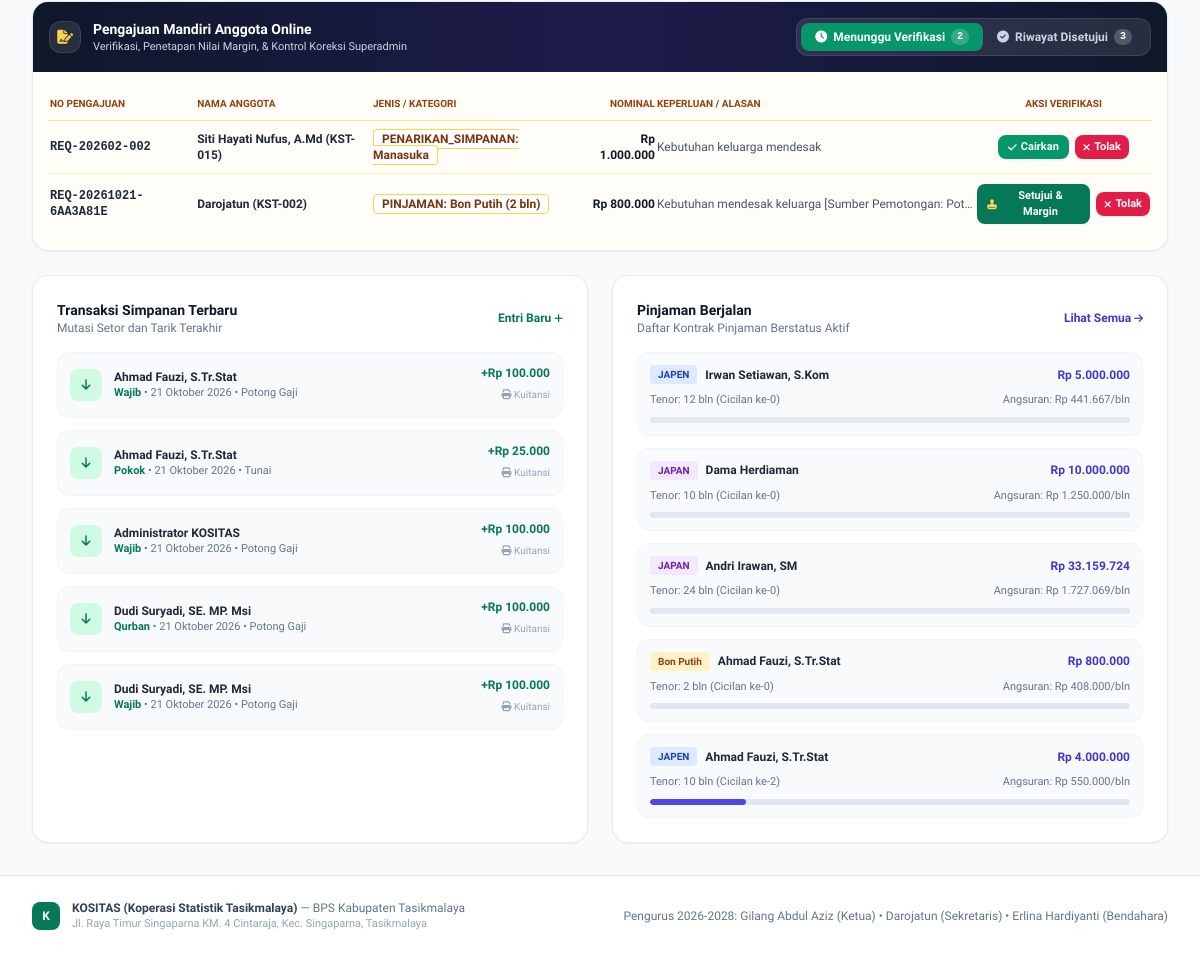
The app's page /admin/dashboard (signed in, lower part), older data.
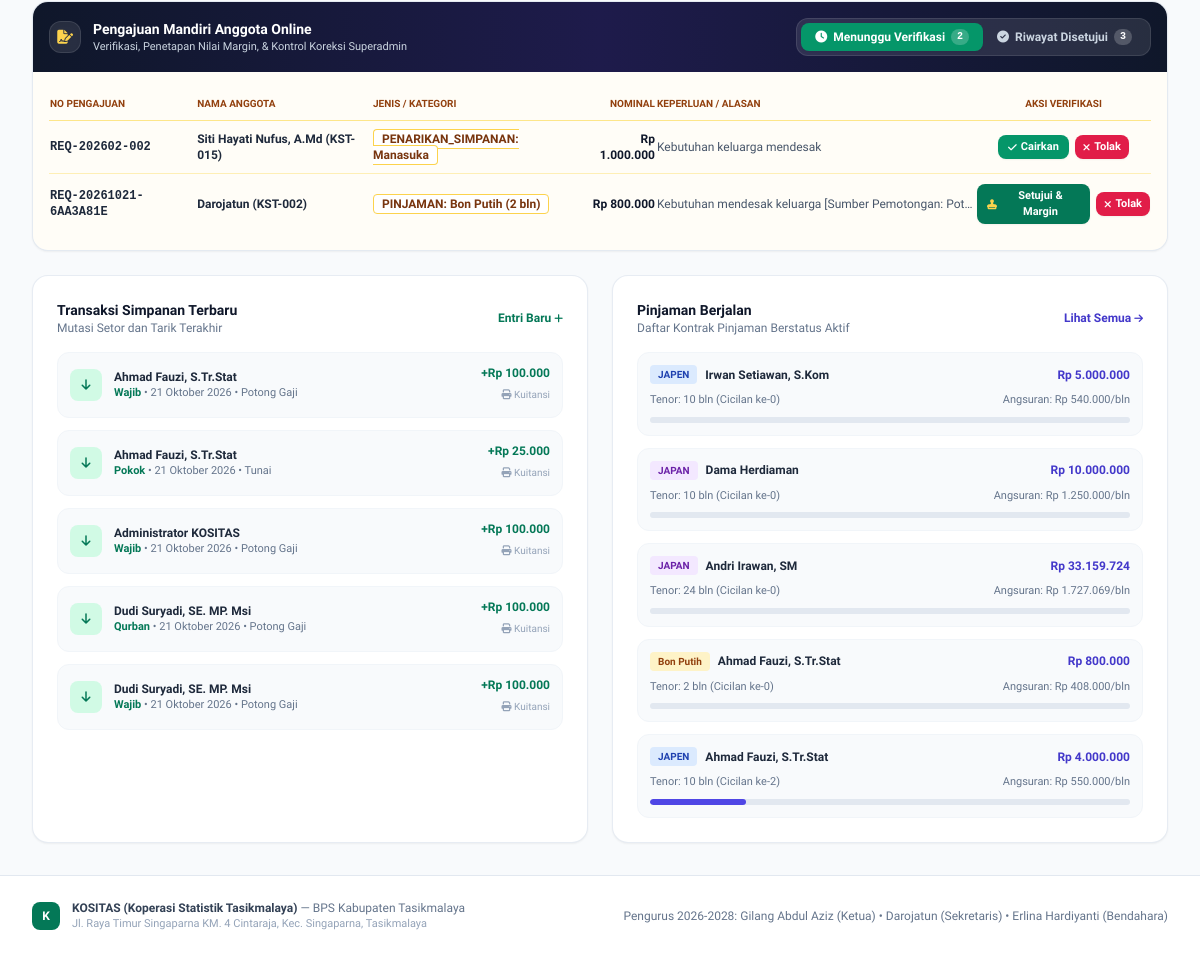
The same page, newer data.
### tables this page shows
CREATE TABLE pengajuan_online (
        id INTEGER PRIMARY KEY AUTOINCREMENT,
        no_pengajuan TEXT UNIQUE NOT NULL,
        anggota_id INTEGER NOT NULL,
        jenis TEXT NOT NULL, -- 'PINJAMAN', 'PENARIKAN_SIMPANAN', 'SETORAN_SIMPANAN'
        kategori TEXT NOT NULL, -- 'JAPAN', 'JAPEN', 'Bon Putih', 'Barang', 'Lebaran', 'Qurban', 'Manasuka'
        nominal REAL NOT NULL,
        tenor_bulan INTEGER DEFAULT 1,
        tanggal_pengajuan DATE DEFAULT (CURRENT_DATE),
        alasan TEXT,
        status TEXT DEFAULT 'Menunggu', -- 'Menunggu', 'Disetujui', 'Ditolak'
        catatan_admin TEXT,
        tanggal_diproses DATE,
        created_at TIMESTAMP DEFAULT CURRENT_TIMESTAMP, pinjaman_id INTEGER,
        FOREIGN KEY (anggota_id) REFERENCES anggota (id) ON DELETE CASCADE
    );

CREATE TABLE anggota (
        id INTEGER PRIMARY KEY AUTOINCREMENT,
        no_anggota TEXT UNIQUE NOT NULL,
        nama TEXT NOT NULL,
        nip TEXT,
        jabatan TEXT DEFAULT 'Anggota',
        jenis_kelamin TEXT DEFAULT 'Pria',
        no_hp TEXT,
        email TEXT,
        alamat TEXT,
        tanggal_masuk DATE DEFAULT (CURRENT_DATE),
        tanggal_keluar DATE,
        status TEXT DEFAULT 'Aktif',
        password TEXT DEFAULT '123456',
        role TEXT DEFAULT 'anggota',
        created_at TIMESTAMP DEFAULT CURRENT_TIMESTAMP
    );

CREATE TABLE transaksi_simpanan (
        id INTEGER PRIMARY KEY AUTOINCREMENT,
        no_transaksi TEXT UNIQUE NOT NULL,
        anggota_id INTEGER NOT NULL,
        tanggal DATE NOT NULL,
        jenis_simpanan TEXT NOT NULL, -- 'Pokok', 'Wajib', 'Lebaran', 'Qurban', 'Manasuka'
        tipe TEXT NOT NULL, -- 'SETOR', 'TARIK'
        nominal REAL NOT NULL,
        keterangan TEXT,
        metode_bayar TEXT DEFAULT 'Potong Gaji', -- 'Potong Gaji', 'Tunai', 'Transfer'
        bulan_buku TEXT, -- 'YYYY-MM'
        created_by TEXT DEFAULT 'Admin',
        created_at TIMESTAMP DEFAULT CURRENT_TIMESTAMP,
        FOREIGN KEY (anggota_id) REFERENCES anggota (id) ON DELETE CASCADE
    );

CREATE TABLE pinjaman (
        id INTEGER PRIMARY KEY AUTOINCREMENT,
        no_pinjaman TEXT UNIQUE NOT NULL,
        anggota_id INTEGER NOT NULL,
        jenis_pinjaman TEXT NOT NULL, -- 'JAPAN', 'JAPEN', 'Bon Putih', 'Barang'
        tanggal_pengajuan DATE NOT NULL,
        tanggal_cair DATE,
        plafon_pokok REAL NOT NULL,
        margin_persen REAL DEFAULT 0.0,
        margin_nominal REAL DEFAULT 0.0,
        total_pinjaman REAL NOT NULL,
        tenor_bulan INTEGER NOT NULL,
        angsuran_pokok_bulanan REAL NOT NULL,
        angsuran_margin_bulanan REAL NOT NULL,
        total_angsuran_bulanan REAL NOT NULL,
        biaya_provisi REAL DEFAULT 0.0, -- 1%
        biaya_drk REAL DEFAULT 0.0, -- 0.5% khusus JAPAN
        saldo_pokok REAL NOT NULL,
        saldo_margin REAL NOT NULL,
        angsuran_ke INTEGER DEFAULT 0,
        status TEXT DEFAULT 'Aktif', -- 'Menunggu', 'Aktif', 'Lunas', 'Ditolak'
        keperluan TEXT,
        keterangan TEXT,
        created_at TIMESTAMP DEFAULT CURRENT_TIMESTAMP, is_topup INTEGER DEFAULT 0, ref_pinjaman_lama_id INTEGER, pelunasan_tipe TEXT DEFAULT 'Normal', tanggal_lunas DATE, sisa_pokok_dilunasi REAL DEFAULT 0.0, diskon_margin REAL DEFAULT 0.0, pengajuan_id INTEGER,
        FOREIGN KEY (anggota_id) REFERENCES anggota (id) ON DELETE CASCADE
    );

### app.py (the view)
@app.route('/admin/dashboard')
@admin_required
def admin_dashboard():
    stats = models.get_dashboard_stats()
    recent_savings = models.get_all_transaksi_simpanan(limit=5)
    active_loans = models.get_all_pinjaman(status_filter='Aktif')[:5]
    conn = database.get_db()
    cursor = conn.cursor()
    cursor.execute('''
    SELECT p.*, a.nama as nama_anggota, a.no_anggota, a.jabatan
    FROM pengajuan_online p
    JOIN anggota a ON p.anggota_id = a.id
    WHERE p.status = 'Menunggu'
    ORDER BY p.tanggal_pengajuan ASC
    ''')
    pengajuan_pending = [dict(r) for r in cursor.fetchall()]
    cursor.execute('''
    SELECT p.*, a.nama as nama_anggota, a.no_anggota, a.jabatan,
           pj.id as pinjaman_id_real, pj.no_pinjaman, pj.saldo_pokok as pj_saldo_pokok,
           pj.angsuran_ke as pj_angsuran_ke, pj.margin_persen as pj_margin_persen,
           pj.margin_nominal as pj_margin_nominal, pj.total_angsuran_bulanan as pj_total_angsuran
    FROM pengajuan_online p
    JOIN anggota a ON p.anggota_id = a.id
    LEFT JOIN pinjaman pj ON (p.pinjaman_id = pj.id OR pj.pengajuan_id = p.id OR pj.keterangan LIKE '%' || p.no_pengajuan || '%')
    WHERE p.status = 'Disetujui'
    ORDER BY p.tanggal_diproses DESC, p.id DESC
    LIMIT 15
    ''')
    pengajuan_disetujui = [dict(r) for r in cursor.fetchall()]
    conn.close()
    shu = models.hitung_shu_koperasi()
    return render_template(
        'admin/dashboard.html',
        stats=stats,
        recent_savings=recent_savings,
        active_loans=active_loans,
        pengajuan_pending=pengajuan_pending,
        pengajuan_disetujui=pengajuan_disetujui,
        shu=shu
    )

### templates/admin/dashboard.html (shortened to what this page needs)
{% extends 'base.html' %}
{% block content %}
<div class="space-y-6">
  {% if pengajuan_pending or pengajuan_disetujui %}
  <div class="bg-white border border-slate-200/90 rounded-2xl shadow-sm overflow-hidden mb-6">
    <div class="bg-gradient-to-r from-slate-900 via-indigo-950 to-slate-900 p-4 text-white flex flex-col sm:flex-row sm:items-center justify-between gap-3">
      <div class="flex items-center space-x-3">
        <span class="w-8 h-8 rounded-xl bg-white/10 text-amber-300 flex items-center justify-center text-sm border border-white/10 shadow-inner">
          <i class="fa-solid fa-file-signature"></i>
        </span>
        <div>
          <h3 class="text-sm font-bold">Pengajuan Mandiri Anggota Online</h3>
          <p class="text-[11px] text-slate-300">Verifikasi, Penetapan Nilai Margin, & Kontrol Koreksi Superadmin</p>
        </div>
      </div>
      <div class="flex items-center bg-white/10 p-1 rounded-xl text-xs font-bold border border-white/10 self-start sm:self-auto">
        <button type="button" id="tabBtnPending" onclick="switchPengajuanTab('pending')"
                class="px-3.5 py-1.5 rounded-lg transition flex items-center gap-1.5 bg-emerald-600 text-white shadow-sm">
          <i class="fa-solid fa-clock"></i>
          <span>Menunggu Verifikasi</span>
          <span class="px-1.5 py-0.2 rounded-full text-[10px] bg-white/20 text-white font-mono">{{ pengajuan_pending|length }}</span>
        </button>
        <button type="button" id="tabBtnDisetujui" onclick="switchPengajuanTab('disetujui')"
                class="px-3.5 py-1.5 rounded-lg transition flex items-center gap-1.5 text-slate-300 hover:text-white">
          <i class="fa-solid fa-circle-check"></i>
          <span>Riwayat Disetujui</span>
          <span class="px-1.5 py-0.2 rounded-full text-[10px] bg-white/20 text-white font-mono">{{ pengajuan_disetujui|length }}</span>
        </button>
      </div>
    </div>
    <div id="tabContentPending" class="p-4 bg-amber-50/40">
      {% if pengajuan_pending %}
      <div class="overflow-x-auto">
        <table class="w-full text-xs text-left">
          <thead class="text-amber-800 uppercase text-[10px] border-b border-amber-200 font-bold">
            <tr>
              <th class="py-2">No Pengajuan</th>
              <th class="py-2">Nama Anggota</th>
              <th class="py-2">Jenis / Kategori</th>
              <th class="py-2 text-right">Nominal</th>
              <th class="py-2">Keperluan / Alasan</th>
              <th class="py-2 text-center">Aksi Verifikasi</th>
            </tr>
          </thead>
          <tbody class="divide-y divide-amber-200/60">
            {% for req in pengajuan_pending %}
            <tr class="hover:bg-amber-100/40">
              <td class="py-2.5 font-mono font-bold text-slate-800">{{ req.no_pengajuan }}</td>
              <td class="py-2.5 font-bold text-slate-800">{{ req.nama_anggota }} ({{ req.no_anggota }})</td>
              <td class="py-2.5">
                <span class="px-2 py-0.5 rounded font-semibold bg-white border border-amber-300 text-amber-900">
                  {{ req.jenis }}: {{ req.kategori }} {% if req.tenor_bulan > 1 %}({{ req.tenor_bulan }} bln){% endif %}
                </span>
              </td>
              <td class="py-2.5 text-right font-bold text-slate-900">{{ req.nominal|rupiah }}</td>
              <td class="py-2.5 text-slate-600 max-w-xs truncate">{{ req.alasan }}</td>
              <td class="py-2.5 text-center">
                <div class="inline-flex items-center gap-1.5">
                  {% if req.jenis == 'PINJAMAN' %}
                  <button type="button"
                          onclick="openModalApprovalPinjaman(this)"
                          data-id="{{ req.id }}"
                          data-nopengajuan="{{ req.no_pengajuan }}"
                          data-nama="{{ req.nama_anggota }}"
                          data-noanggota="{{ req.no_anggota }}"
                          data-kategori="{{ req.kategori }}"
                          data-nominal="{{ req.nominal }}"
                          data-tenor="{{ req.tenor_bulan }}"
                          data-alasan="{{ req.alasan|e }}"
                          data-tanggal="{{ req.tanggal_pengajuan }}"
                          class="px-2.5 py-1 bg-emerald-700 hover:bg-emerald-800 text-white rounded-lg font-bold shadow-sm transition flex items-center gap-1 text-[11px]"
                          title="Verifikasi & Tentukan Margin Pinjaman oleh Ketua Koperasi">
                    <i class="fa-solid fa-stamp text-[10px] text-amber-300"></i> Setujui & Margin
                  </button>
                  {% else %}
                  <button type="button"
                          onclick="openModalApprovalSimpanan(this)"
                          data-id="{{ req.id }}"
                          data-nopengajuan="{{ req.no_pengajuan }}"
                          data-nama="{{ req.nama_anggota }}"
                          data-kategori="{{ req.kategori }}"
                          data-nominal="{{ req.nominal }}"
                          data-alasan="{{ req.alasan|e }}"
                          class="px-2.5 py-1 bg-emerald-600 hover:bg-emerald-700 text-white rounded-lg font-bold shadow-sm transition flex items-center gap-1 text-[11px]"
                          title="Sahkan & Cairkan Tabungan">
                    <i class="fa-solid fa-check text-[10px]"></i> Cairkan
                  </button>
                  {% endif %}
                  <button type="button"
                          onclick="openModalTolakPengajuan(this)"
                          data-id="{{ req.id }}"
                          data-nopengajuan="{{ req.no_pengajuan }}"
                          data-nama="{{ req.nama_anggota }}"
                          data-jenis="{{ req.jenis }}: {{ req.kategori }}"
                          data-nominal="{{ req.nominal|rupiah }}"
                          class="px-2 py-1 bg-rose-600 hover:bg-rose-700 text-white rounded-lg font-bold shadow-sm transition flex items-center gap-1 text-[11px]"
                          title="Tolak Pengajuan">
                    <i class="fa-solid fa-xmark text-[10px]"></i> Tolak
                  </button>
                </div>
              </td>
            </tr>
            {% endfor %}
          </tbody>
        </table>
      </div>
      {% else %}
      <div class="py-6 text-center text-slate-400 text-xs">
        <i class="fa-solid fa-check-circle text-emerald-500 text-lg mb-1 block"></i>
        Tidak ada pengajuan anggota yang menunggu verifikasi saat ini.
      </div>
      {% endif %}
    </div>
  </div>
  {% endif %}
  <div class="grid grid-cols-1 lg:grid-cols-12 gap-6">
    <div class="lg:col-span-6 bg-white rounded-2xl p-6 border border-slate-200/80 shadow-sm">
      <div class="flex items-center justify-between mb-4">
        <div>
          <h3 class="text-sm font-bold text-slate-900">Transaksi Simpanan Terbaru</h3>
          <p class="text-xs text-slate-500">Mutasi Setor dan Tarik Terakhir</p>
        </div>
        <a href="{{ url_for('admin_simpanan') }}" class="text-xs font-semibold text-emerald-700 hover:text-emerald-800">
          Entri Baru <i class="fa-solid fa-plus text-[10px]"></i>
        </a>
      </div>
      <div class="space-y-3">
        {% for trx in recent_savings %}
        <div class="flex items-center justify-between p-3 rounded-xl bg-slate-50 hover:bg-slate-100 transition border border-slate-100">
          <div class="flex items-center space-x-3">
            <div class="w-8 h-8 rounded-lg {% if trx.tipe == 'SETOR' %}bg-emerald-100 text-emerald-700{% else %}bg-red-100 text-red-700{% endif %} flex items-center justify-center font-bold text-xs shrink-0">
              <i class="fa-solid {% if trx.tipe == 'SETOR' %}fa-arrow-down{% else %}fa-arrow-up{% endif %}"></i>
            </div>
            <div>
              <div class="text-xs font-bold text-slate-800">{{ trx.nama_anggota }}</div>
              <div class="text-[11px] text-slate-500">
                <span class="font-semibold text-emerald-700">{{ trx.jenis_simpanan }}</span> • {{ trx.tanggal|format_date }} • {{ trx.metode_bayar }}
              </div>
            </div>
          </div>
          <div class="text-right">
            <div class="text-xs font-extrabold {% if trx.tipe == 'SETOR' %}text-emerald-700{% else %}text-red-600{% endif %}">
              {% if trx.tipe == 'SETOR' %}+{% else %}-{% endif %}{{ trx.nominal|rupiah }}
            </div>
            <a href="{{ url_for('cetak_kuitansi_simpanan', id=trx.id) }}" target="_blank" class="text-[10px] text-slate-400 hover:text-slate-600">
              <i class="fa-solid fa-print"></i> Kuitansi
            </a>
          </div>
        </div>
        {% endfor %}
      </div>
    </div>
    <div class="lg:col-span-6 bg-white rounded-2xl p-6 border border-slate-200/80 shadow-sm">
      <div class="flex items-center justify-between mb-4">
        <div>
          <h3 class="text-sm font-bold text-slate-900">Pinjaman Berjalan</h3>
          <p class="text-xs text-slate-500">Daftar Kontrak Pinjaman Berstatus Aktif</p>
        </div>
        <a href="{{ url_for('admin_pinjaman_list') }}" class="text-xs font-semibold text-indigo-700 hover:text-indigo-800">
          Lihat Semua <i class="fa-solid fa-arrow-right text-[10px]"></i>
        </a>
      </div>
      <div class="space-y-3">
        {% for pj in active_loans %}
        <div class="p-3 rounded-xl bg-slate-50 hover:bg-slate-100 transition border border-slate-100 space-y-2">
          <div class="flex items-center justify-between">
            <div class="flex items-center space-x-2">
              <span class="px-2 py-0.5 rounded text-[10px] font-bold
                {% if pj.jenis_pinjaman == 'JAPAN' %}bg-purple-100 text-purple-800
                {% elif pj.jenis_pinjaman == 'JAPEN' %}bg-blue-100 text-blue-800
                {% elif pj.jenis_pinjaman == 'Bon Putih' %}bg-amber-100 text-amber-800
                {% else %}bg-teal-100 text-teal-800{% endif %}">
                {{ pj.jenis_pinjaman }}
              </span>
              <span class="text-xs font-bold text-slate-800">{{ pj.nama_anggota }}</span>
            </div>
            <span class="text-xs font-extrabold text-indigo-700">{{ pj.saldo_pokok|rupiah }}</span>
          </div>
          <div class="flex items-center justify-between text-[11px] text-slate-500">
            <span>Tenor: {{ pj.tenor_bulan }} bln (Cicilan ke-{{ pj.angsuran_ke }})</span>
            <span>Angsuran: {{ pj.total_angsuran_bulanan|rupiah }}/bln</span>
          </div>
          <div class="w-full bg-slate-200 rounded-full h-1.5 overflow-hidden">
            <div class="bg-indigo-600 h-1.5 rounded-full" style="width: {{ pj.persen_lunas }}%"></div>
          </div>
        </div>
        {% endfor %}
      </div>
    </div>
  </div>
</div>
{% endblock %}

Row changes from the older to the newer data that the page shows:
removed pinjaman: jenis_pinjaman "JAPEN", nama_anggota "Irwan Setiawan, S.Kom", saldo_pokok|rupiah "Rp 5.000.000", tenor_bulan "12", angsuran_ke "0", total_angsuran_bulanan|rupiah "Rp 441.667"
added pinjaman: jenis_pinjaman "JAPEN", nama_anggota "Irwan Setiawan, S.Kom", saldo_pokok|rupiah "Rp 5.000.000", tenor_bulan "10", angsuran_ke "0", total_angsuran_bulanan|rupiah "Rp 540.000"
